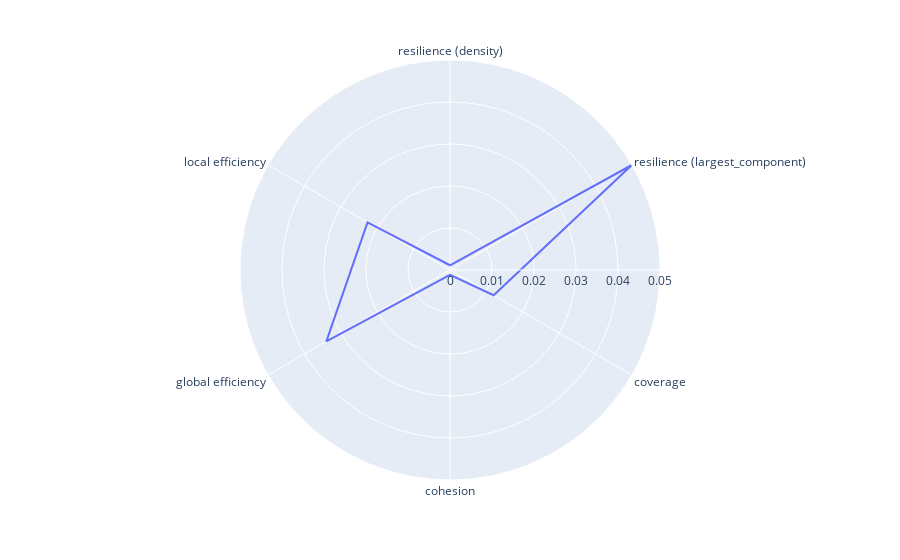

Notebook cell for this chart:
### Code cell
roc_bike_graph.display_final_metrics()

### Figure 1 — Plotly figure (JSON) as saved in the notebook; plotly's stock layout.template omitted (floating-point values rounded to 4 significant figures)
{"data": [{"hovertemplate": "r=%{r}<br>theta=%{theta}<extra></extra>", "legendgroup": "", "line": {"color": "#636efa", "dash": "solid"}, "marker": {"symbol": "circle"}, "mode": "lines", "name": "", "r": [0.001129, 0.05, 0.012, 0.001172, 0.034, 0.02268, 0.001129], "showlegend": false, "subplot": "polar", "theta": ["resilience (density)", "resilience (largest_component)", "coverage", "cohesion", "global efficiency", "local efficiency", "resilience (density)"], "type": "scatterpolar"}], "layout": {"legend": {"tracegroupgap": 0}, "margin": {"t": 60}, "polar": {"angularaxis": {"direction": "clockwise", "rotation": 90}, "domain": {"x": [0, 1], "y": [0, 1]}}}}
